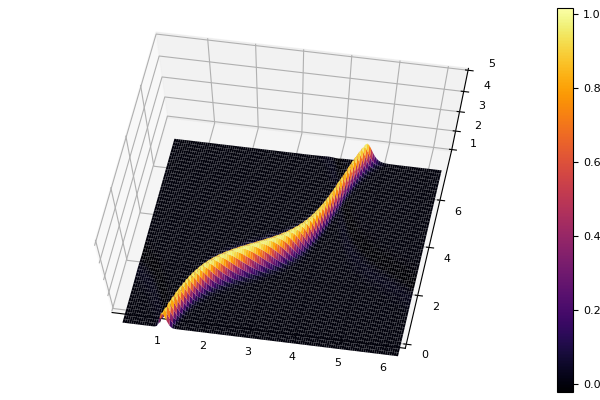

Write Julia code to recreate this figure.
using Plots
using FFTW

N = 128
h = 2*π/N
x = h.*[i for i=1:N]
t = 0
dt = h/4

c = (0.2).+(sin.(x.-1)).^2

v = exp.(-100* (x .-1).^2)
vold = exp.(-100 * (x .- (.2*dt +1)).^2)

# Time stepping

tmax = 8
tplot = 0.15
plotgap = round(tplot/dt)
dt = tplot/plotgap
nplots = round(Int64, tmax/tplot)
data = hcat(v, zeros(N,nplots))
tdata = t

for j=1:nplots
	for n=1:plotgap
		global t = t+dt
		v_hat = fft(v)
		w_hat = im.*[0:N/2-1; 0; -N/2+1:-1] .* v_hat
		w = real(ifft(w_hat))
		vnew = vold - (2*dt).*c.*w
		global vold = v
		global v = vnew
	end
	global data[:,j+1] = v
	global tdata = [tdata; t]
end
pyplot()
plot(x, tdata, data', st=:surface, camera=(10, 70), palette=cgrad(:grays), zlims=(1,5))
savefig("p6.png")
println("Done!")

